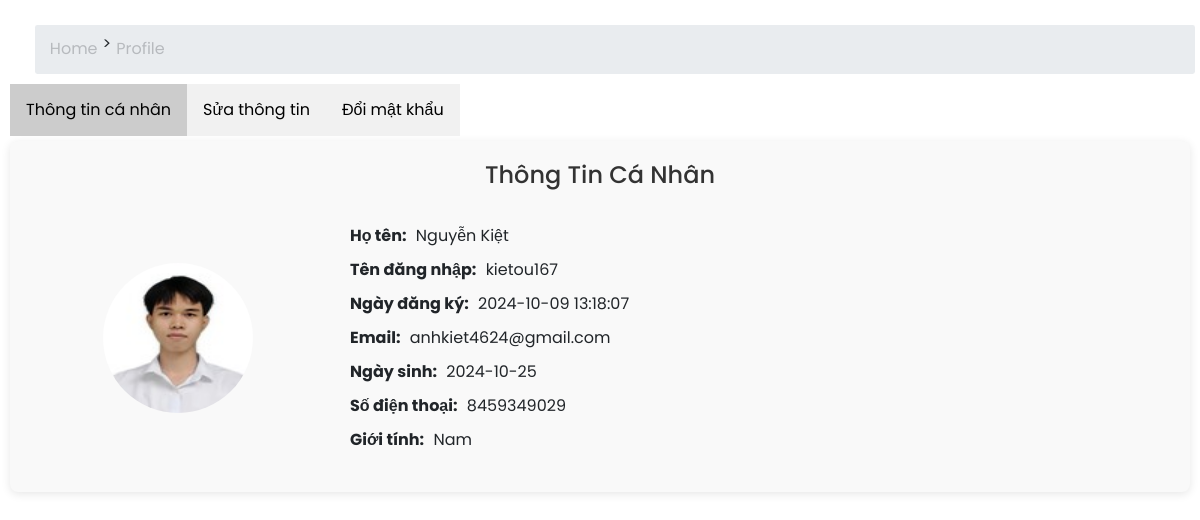
Page /profile.php (signed in) on the committed database.
### tables this page shows
CREATE TABLE `khachhang` (
  `makhach` varchar(30) NOT NULL,
  `hoten` varchar(255) NOT NULL,
  `username` varchar(255) NOT NULL,
  `matkhau` varchar(255) NOT NULL,
  `ngaydangky` timestamp NOT NULL DEFAULT current_timestamp(),
  `avatar` varchar(255) DEFAULT NULL,
  `ngaysinh` date DEFAULT NULL,
  `email` varchar(255) DEFAULT NULL,
  `sodienthoai` varchar(15) DEFAULT NULL,
  `gioitinh` enum('Nam','Nữ','Others') DEFAULT NULL
);

### profile.php (the view, shortened to what this page needs)
<?php
$connection = mysqli_connect('localhost', 'root', '', 'tour_db');
$username = $_SESSION['username'];
$stmt = $connection->prepare("SELECT hoten, username, ngaydangky, avatar, matkhau, ngaysinh, gioitinh, email, sodienthoai FROM khachhang WHERE username = ?");
$stmt->bind_param("s", $username);
$stmt->execute();
$result = $stmt->get_result();
if ($result->num_rows > 0) {
    $row = $result->fetch_assoc();
} else {
    $error = "Không tìm thấy thông tin người dùng.";
}
?>
<!DOCTYPE html>
<html lang="vi">
<head>
    <link rel="stylesheet" href="css/profile.css?v=<?php echo time(); ?>" type="text/css">
    <link rel="stylesheet" href="https://cdnjs.cloudflare.com/ajax/libs/font-awesome/6.0.0-beta3/css/all.min.css">
    <link rel="stylesheet" href="https://stackpath.bootstrapcdn.com/bootstrap/4.5.2/css/bootstrap.min.css">
</head>
<body>
    <div class="breadcrumb">
        <a href="home.php">Home</a> &gt;
        <a href="profile.php">Profile</a>
    </div>
    <div class="tab">
        <button class="tablinks" onclick="openTab('view-info')" id="defaultOpen">Thông tin cá nhân</button>
        <button class="tablinks" onclick="openTab('edit-info')">Sửa thông tin</button>
        <button class="tablinks" onclick="openTab('change-password')">Đổi mật khẩu</button>
    </div>
    <div id="view-info" class="tab-content">
        <h1>Thông Tin Cá Nhân</h1>
        <?php if (isset($error)): ?>
            <p class="error-msg"><?php echo $error; ?></p>
        <?php else: ?>
            <div class="container">
                <div class="row align-items-center">
                    <div class="col-md-3 text-center">
                        <?php if ($row['avatar']): ?>
                            <img src="uploads/<?php echo htmlspecialchars($row['avatar']); ?>" alt="Avatar" class="img-fluid rounded-circle" style="width: 150px; height: 150px;">
                        <?php else: ?>
                            <div class="user-icon" style="font-size: 150px; color: #007bff;">
                                <i class="fas fa-user-circle"></i>
                            </div>
                        <?php endif; ?>
                    </div>
                    <div class="col-md-8">
                        <p><strong>Họ tên:</strong> <?php echo htmlspecialchars($row['hoten']); ?></p>
                        <p><strong>Tên đăng nhập:</strong> <?php echo htmlspecialchars($row['username']); ?></p>
                        <p><strong>Ngày đăng ký:</strong> <?php echo htmlspecialchars($row['ngaydangky']); ?></p>
                        <p><strong>Email:</strong> <?php echo !empty($row['email']) ? htmlspecialchars($row['email']) : ''; ?></p>
                        <p><strong>Ngày sinh:</strong> <?php echo !empty($row['ngaysinh']) ? htmlspecialchars($row['ngaysinh']) : ''; ?></p>
                        <p><strong>Số điện thoại:</strong> <?php echo !empty($row['sodienthoai']) ? htmlspecialchars($row['sodienthoai']) : ''; ?></p>
                        <p><strong>Giới tính:</strong> <?php echo !empty($row['gioitinh']) ? htmlspecialchars($row['gioitinh']) : ''; ?></p>
                    </div>
                </div>
            </div>
        <?php endif; ?>
    </div>
</body>
</html>

### css/profile.css (style rules this page uses)
:root { --main-color: #fff9; --black: #222; --white: #fff; --light-black: #777; --light-white: #fff9; --dark-bg: rgba(0, 0, 0, 0.7); --light-bg: #eee; --border: 0.1rem solid var(--black); --box-shadow: 0 0.5rem 1rem rgba(0, 0, 0, 0.1); --text-shadow: 0 0.5rem 3rem rgba(0, 0, 0, 0.3); }
* { font-family: "Poppins", sans-serif; margin: 5px; padding: 0; box-sizing: border-box; outline: none; border: none; text-decoration: none; }
html { font-size: 61.5%; overflow-x: hidden; }
h1 { text-align: center; }
.breadcrumb { font-size: 16px; margin: 20px 0; margin-left: 30px; }
.breadcrumb a { text-decoration: none; color: #b7babe; }
.tab { overflow: hidden; background-color: #f1f1f1; font-size: 16px; width: 450px; }
.tab button { background-color: inherit; float: left; border: none; outline: none; cursor: pointer; padding: 14px 16px; transition: 0.3s; }
.tab button.active { background-color: #ccc; }
.tab-content { background-color: #f9f9f9; padding: 20px; border-radius: 8px; box-shadow: 0 2px 10px rgba(0, 0, 0, 0.1); margin-bottom: 20px; }
.tab-content h1 { font-size: 24px; color: #333; text-align: center; margin-bottom: 20px; }
.tab-content p { font-size: 16px; margin: 10px 0; }
.tab-content strong { font-weight: bold; }

### rows in the picture
khachhang: avatar (picture), hoten "Nguyễn Kiệt", username "kietou167", ngaydangky "2024-10-09 13:18:07", email "anhkiet4624@gmail.com", ngaysinh "2024-10-25", sodienthoai "8459349029", gioitinh "Nam"
